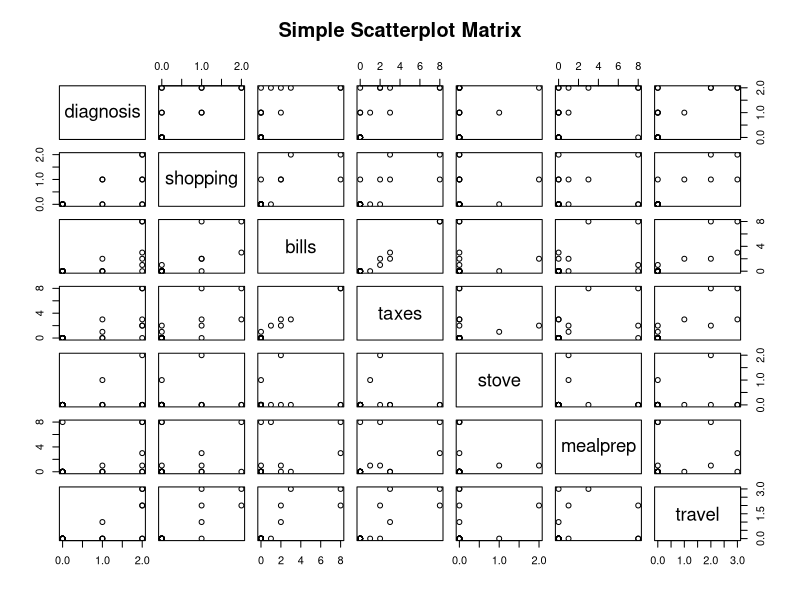
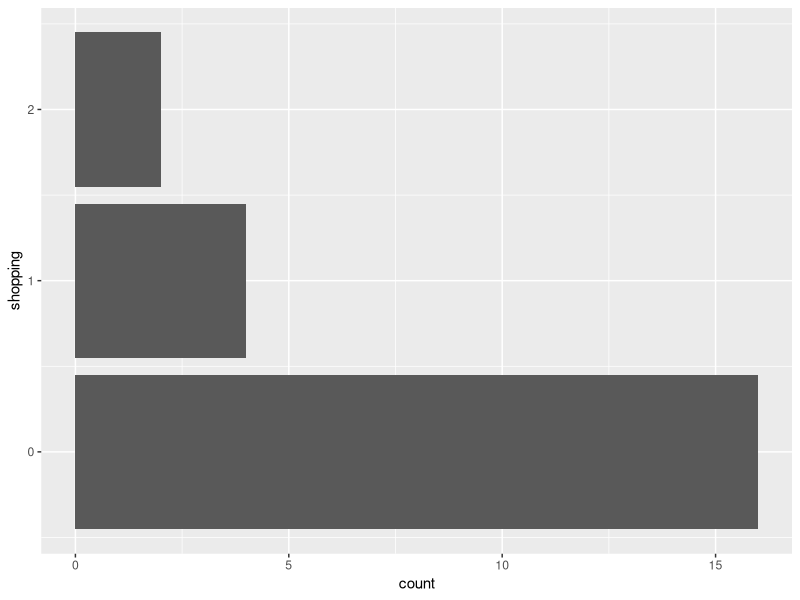

The R source for these figures, in order:
alz <- read.csv("alzheimer_data.csv")
attach(alz)
library(car)
library(ggplot2)
#scatter plot matrix of question data 
ran <- sample(1:2700,2700)
new_data <- alz[ran,]

pairs(~diagnosis +shopping+bills+taxes+stove+mealprep+travel, data = new_data, main="Simple Scatterplot Matrix")


#
?ggplot
ggplot(data = alz, aes(x = shopping, fill = diagnosis)) + 
  geom_bar() + coord_flip()
